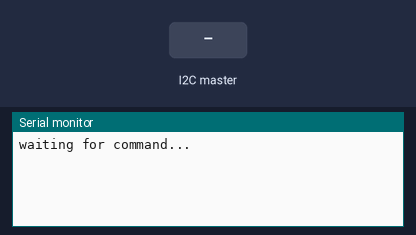
The sketch below on a simulated Arduino Uno, built with avr-gcc and run on an emulated ATmega328P. Shown: the last lines printed to the serial monitor. The test bench sets the inputs (shaded band).

Above: at 1.2 s.
1.3 s: the I2C master sends the byte 1
At 2.2 s:
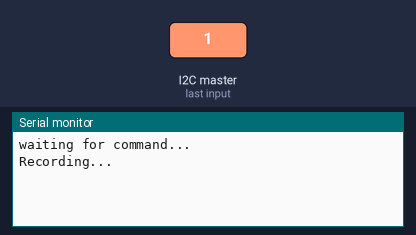
2.8 s: the I2C master sends the byte 0
At 3.4 s:
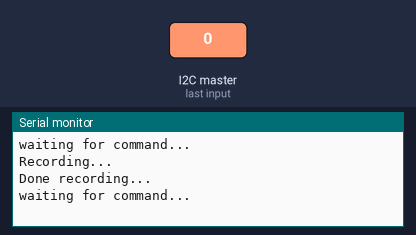

Measured:
- after the input at 1.3 s, the serial monitor: prints a new line at once (image 1)
- after the input at 2.8 s, the serial monitor: prints a new line at once (image 2)

The sketch:

trozubac.ino
```cpp
#include <Wire.h>

#define MULTICAST_ADDR 0x10
#define SINGLECAST_ADDR 0x11

volatile bool recording = false;
long recStart, recEnd;

void timeSync() {
  Wire.read();
  if (!recording) {
    recStart = micros();
    recording = true;
  } else {
    recEnd = micros();
    recording = false;
    singleCastMode();
  }
}


void sendMeasurement() {
  Serial.println("Sending data...");
  // Wire.read();
  //// algoritam za slanjes
  Wire.write(1);

  ///

  multiCastMode();
}

void singleCastMode() {
  Wire.begin(SINGLECAST_ADDR);
  Wire.onRequest(sendMeasurement);
}

void multiCastMode() {
  Wire.begin(MULTICAST_ADDR);
  Wire.onReceive(timeSync);
}

void setup() {
  Serial.begin(115200);
  multiCastMode();
}

void loop() {
  Serial.println("waiting for command...");
  while (!recording) {}
  Serial.println("Recording...");
  while (recording) {}
  Serial.println("Done recording...");
}
```
